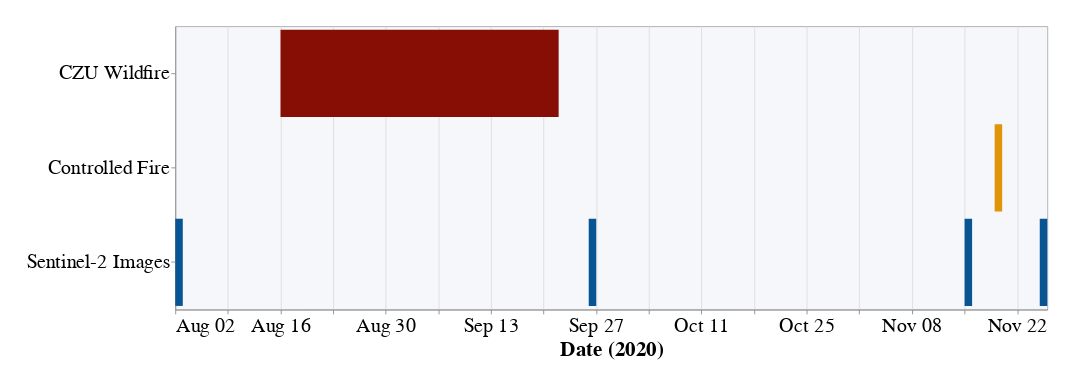

Write notebook code for a chart like this one.
### Markdown cell above
### Timeline figure (figure 2)

### Code cell
fires = pd.DataFrame([
        {"start": dt.datetime(2020, 8, 2), "end": dt.datetime(2020, 8, 3), "Event": "Sentinel-2 Images"},
        {"start": dt.datetime(2020, 9, 26), "end": dt.datetime(2020, 9, 27), "Event": "Sentinel-2 Images"},
        {"start": dt.datetime(2020, 11, 15), "end": dt.datetime(2020, 11, 16), "Event": "Sentinel-2 Images"},
        {"start": dt.datetime(2020, 11, 25), "end": dt.datetime(2020, 11, 26), "Event": "Sentinel-2 Images"},
        {"start": dt.datetime(2020, 8, 16), "end": dt.datetime(2020, 9, 22), "Event": "CZU Wildfire"},
        {"start": dt.datetime(2020, 11, 19), "end": dt.datetime(2020, 11, 20), "Event": "Controlled Fire"}
    ])

# colors = ['#7fc97f','#beaed4','#fdc086']

fireschart = alt.Chart(fires).mark_bar(size=100).encode(
    x='start:T',
    x2='end:T',
    y='Event',
    color=alt.Color('Event', scale=alt.Scale(range=['#870e05','#e09509','#095594']), legend=None)
)


fireschart.encoding.x.title = 'Date (2020)'
fireschart.encoding.y.title = None

fireschart.properties(width=1000, height=325).configure(
    font='Calibri',
    padding={"left": 30, "top": 30, "right": 50, "bottom": 30}
).configure_legend( #I'm not using this legend
    strokeColor='gray',
    fillColor='#EEEEEE', 
    padding=10,
    cornerRadius=10,
    labelFontSize=22,
    title = None
).configure_axis(labelFontSize = 23, titleFontSize=24).configure_view(stroke='darkgrey', fill='#f5f7fa')

# filename = 'D:/1_AMLT/7_CascadeBiodiversity/Maps_Figures/Figure2_Timeline.png'
# fireschart.save('Figure2.png', engine="altair_saver", scale_factor=2.0)
# fireschart.save('Figure2.pdf')

### Figure 1 — Vega-Lite specification as saved in the notebook (floating-point values rounded to 4 significant figures)
{"config": {"view": {"continuousWidth": 400, "continuousHeight": 300, "fill": "#f5f7fa", "stroke": "darkgrey"}, "axis": {"labelFontSize": 23, "titleFontSize": 24}, "font": "Calibri", "legend": {"cornerRadius": 10, "fillColor": "#EEEEEE", "labelFontSize": 22, "padding": 10, "strokeColor": "gray", "title": null}, "padding": {"left": 30, "top": 30, "right": 50, "bottom": 30}}, "data": {"name": "data-8f02565911266cd764d51435f203c57e"}, "mark": {"type": "bar", "size": 100}, "encoding": {"color": {"field": "Event", "legend": null, "scale": {"range": ["#870e05", "#e09509", "#095594"]}, "type": "nominal"}, "x": {"field": "start", "title": "Date (2020)", "type": "temporal"}, "x2": {"field": "end"}, "y": {"field": "Event", "title": null, "type": "nominal"}}, "height": 325, "width": 1000, "$schema": "https://vega.github.io/schema/vega-lite/v4.17.0.json", "datasets": {"data-8f02565911266cd764d51435f203c57e": [{"start": "2020-08-02T00:00:00", "end": "2020-08-03T00:00:00", "Event": "Sentinel-2 Images"}, {"start": "2020-09-26T00:00:00", "end": "2020-09-27T00:00:00", "Event": "Sentinel-2 Images"}, {"start": "2020-11-15T00:00:00", "end": "2020-11-16T00:00:00", "Event": "Sentinel-2 Images"}, {"start": "2020-11-25T00:00:00", "end": "2020-11-26T00:00:00", "Event": "Sentinel-2 Images"}, {"start": "2020-08-16T00:00:00", "end": "2020-09-22T00:00:00", "Event": "CZU Wildfire"}, {"start": "2020-11-19T00:00:00", "end": "2020-11-20T00:00:00", "Event": "Controlled Fire"}]}}
